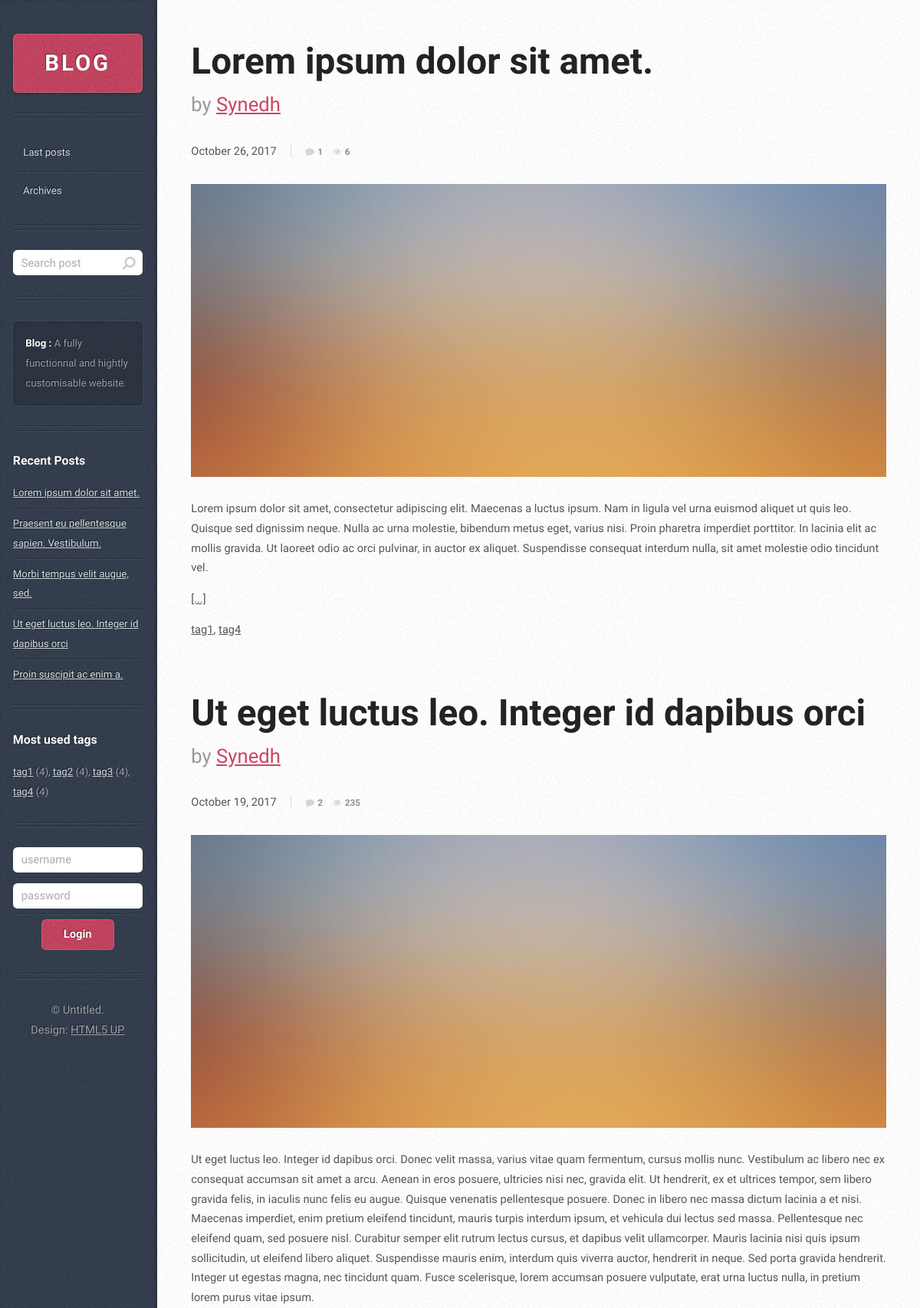
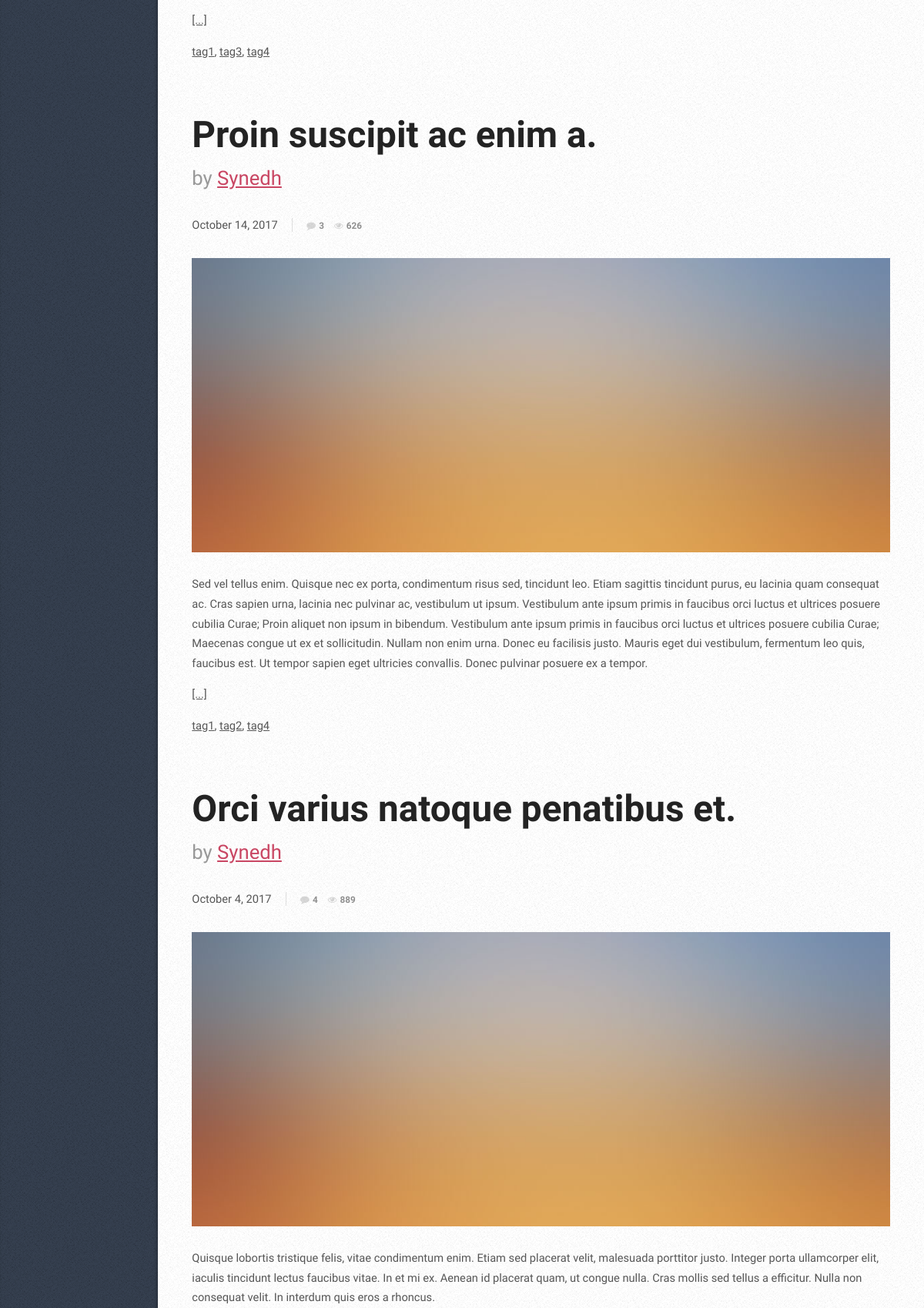
Screenshot of /tag/tag1 (upper part) with the database file from the repository (2 pictures, top to bottom).
### posts/models.py (models this page shows, shortened)
class Option(models.Model):
    name = models.CharField(max_length=256, default="")
    nb_post_page = models.PositiveIntegerField(default=5)
    message = models.CharField(max_length=256, default="")
    recent_posts = models.BooleanField(default=True)
    most_used_tags = models.BooleanField(default=True)
    used = models.BooleanField(default=False)

class Post(models.Model):
    title = models.CharField(max_length=1024)
    content = models.TextField()
    image = models.CharField(max_length=1024)
    author = models.CharField(max_length=1024)
    view = models.PositiveIntegerField(default=0)
    show_post = models.BooleanField(default=True)
    allow_comments = models.BooleanField(default=True)
    pub_date = models.DateTimeField('date published')
    tag = models.ManyToManyField(Tag)
    def content_in_index(self):
        return self.content.split('<p>')[1]
    class Meta:
        ordering = ('pub_date',)

class Tag(models.Model):
    tag = models.CharField(max_length=1024)
    def __str__(self):
        return self.tag

### posts/views.py (the view)
# urls.py: url(r'^tag/(?P<tags>.+)$', views.posts_by_tag, name='posts_by_tag'),
def posts_by_tag(request, tags):
    tags = tags.split('/')
    posts = Post.objects.filter(pub_date__lte=timezone.now()).filter(tag__tag__in=tags).order_by('-pub_date')
    return render(request, 'index.html', {'posts': posts})

### posts/context_processors.py (called while the page is built)
def posts_processor(request):
    return {'recent_posts': Post.objects.filter(pub_date__lte=timezone.now()).order_by('-pub_date')[:5]}

def tags_processor(request):
    return {'most_used_tags': sorted(Tag.objects.all(), key=lambda x: x.post_set.count())[:5]}

def options_processor(request):
    try:
        return {'options': Option.objects.filter(used=True)[0]}
    except IndexError:
        return {'options': {'message': '', 'recent_posts': True, 'most_used_tags': True}}

### posts/templates/index.html (shortened to what this page needs)
{% extends 'core/overall.html' %}
{% block content %}
    {% if posts %}
        {% for post in posts %}
        {% include "core/post.html" %}
        {% endfor %}
    {% else %}
    <article class="box post post-excerpt">
        <header>
            <h2>No post corresponding to the given search.</h2>
        </header>
    </article>
    {% endif %}
{% endblock %}

### posts/templates/core/overall.html (shortened to what this page needs)
<!DOCTYPE html>
<html>
    <head>
    <link rel="stylesheet" href="{% static 'css/main.css' %}" />
    </head>
<body>
    <div id="sidebar">
        <h1 id="logo"><a href="{% url 'index' %}">BLOG</a></h1>
        <nav id="nav">
            <ul>
                {% if request.path == '/' or request.path == '/1/' %}
                <li class="current"><a href="{% url 'index' %}">Last posts</a></li>
                {% else %}
                <li><a href="{% url 'index' %}">Last posts</a></li>
                {% endif %}
                <li><a href="#">Archives</a></li>
        </nav>
        <section class="box search">
            <form action="{% url 'search' %}" method="post" id="search">
                <input type="text" name="search" placeholder="Search post" id="search_input" value="{{ search }}">
            </form>
        </section>
        <section class="box text-style1">
            <div class="inner">
                <p>
                    {{ options.message|safe }}
                </p>
            </div>
        </section>
        {% if options.recent_posts %}
        <section class="box recent-posts">
            <header>
                <h2>Recent Posts</h2>
            </header>
            <ul>
                {% for recent_post in recent_posts %}
                <li><a href="{% url 'post' recent_post.id %}">{{ recent_post.title }}</a></li>
                {% endfor %}
            </ul>
        </section>
        {% endif %}
        {% if options.most_used_tags %}
        <section class="box recent-posts">
            <header>
                <h2>Most used tags</h2>
            </header>
            {% for used_tag in most_used_tags %}
            <a href="{% url 'posts_by_tag' used_tag %}">{{ used_tag }}</a>
            {% if used_tag != most_used_tags|last %}
                ({{ used_tag.post_set.count }}),
            {% else %}
                ({{ used_tag.post_set.count }})
            {% endif %}
            {% endfor %}
        </section>
        {% endif %}
        <section class="box recent-posts">
            {% if user.is_authenticated %}
            <form action="{% url 'logout' %}" method="post" id="logout">
                {% csrf_token %}
                <ul><center>
                    <li><span>Connected as {{ user.username }}</span></li>
                    <li><input type="submit" name="logout" value="Logout"></li>
                </center></ul>
            </form>
            {% else %}
            <form action="{% url 'login' %}" method="post" id="login">
                <ul>
                    <li><input type="text" name="username" placeholder="username"></li>
                    <li><input type="password" name="password" placeholder="password"></li>
                    <li><center><input type="submit" name="login" value="Login"></center></li>
                </ul>
            </form>
            {% endif %}
        </section>
        <ul id="copyright">
            <li>&copy; Untitled.</li><li>Design: <a href="http://html5up.net">HTML5 UP</a></li>
        </ul>
    </div>
    <div id="content">
        <div class="inner">
        	{% block content %}
        	{% endblock %}
        </div>
    </div>
</body>
</html>

### posts/templates/core/post.html
<article class="box post post-excerpt">
    <header>
        <h2><a href="{% url 'post' post.id %}">{{ post.title }}</a></h2>
        <p>by <a href="{% url 'posts_by_author' post.author %}">{{ post.author }}</a></p>
    </header>
    <div class="info">
        <span class="date"><span class="month">{{ post.pub_date|date:"M" }}<span>{{ post.pub_date|date:"F"|slice:"3:" }}</span></span> <span class="day">{{ post.pub_date|date:"j" }}</span><span class="year">, {{ post.pub_date|date:"Y" }}</span></span>
        <ul class="stats">
            <li><a href="{% url 'post_commentaries' post.id %}" class="icon fa-comment">{{ post.commentary_set.count }}</a></li>
            <li><a class="icon fa-eye">{{ post.view }}</a></li>
        </ul>
    </div>
    <a href="{% url 'post' post.id %}" class="image featured"><img src="{% static 'images/pic01.jpg' %}" alt="" /></a>
    {% if 'post' not in request.path %}
    <p>{{ post.content_in_index|safe }}</p>
    <p><a class="cutlink" href="{% url 'post' post.id %}">[...]</a></p>
    {% else %}
    {{ post.content|safe }}
    {% endif %}
    <p>
        {% for tag in post.tag.all %}
        {% if tag != post.tag.all.last %}
        <a class="cutlink" href="{% url 'posts_by_tag' tag %}">{{ tag }}</a>,
        {% else %}
        <a class="cutlink" href="{% url 'posts_by_tag' tag %}">{{ tag }}</a>
        {% endif %}
        {% endfor %}
    </p>
</article>

### rows the page displays
Option: message "Blog : A fully functionnal and hightly customisable website."
Post: title "Lorem ipsum dolor sit amet.", author "Synedh", pub_date "Oct", pub_date "ober", pub_date "26", pub_date "2017", commentary_set.count "1", view "6", content_in_index "Lorem ipsum dolor sit amet, consectetur adipiscing elit. Maecenas a luctus ipsum. Nam in ligula vel urna euismod aliquet ut quis leo. Quisque sed dignissim neque. Nulla ac urna molestie, bibendum metus eget, varius nisi. Proin pharetra imperdiet porttitor. In lacinia elit ac mollis gravida. Ut laoreet odio ac orci pulvinar, in auctor ex aliquet. Suspendisse consequat interdum nulla, sit amet molestie odio tincidunt vel."
Post: title "Praesent eu pellentesque sapien. Vestibulum."
Post: title "Morbi tempus velit augue, sed."
Post: title "Ut eget luctus leo. Integer id dapibus orci", author "Synedh", pub_date "Oct", pub_date "ober", pub_date "19", pub_date "2017", commentary_set.count "2", view "235", content_in_index "Ut eget luctus leo. Integer id dapibus orci. Donec velit massa, varius vitae quam fermentum, cursus mollis nunc. Vestibulum ac libero nec ex consequat accumsan sit amet a arcu. Aenean in eros posuere, ultricies nisi nec, gravida elit. Ut hendrerit, ex et ultrices tempor, sem libero gravida felis, in iaculis nunc felis eu augue. Quisque venenatis pellentesque posuere. Donec in libero nec massa dictum lacinia a et nisi. Maecenas imperdiet, enim pretium eleifend tincidunt, mauris turpis interdum ipsum, et vehicula dui lectus sed massa. Pellentesque nec eleifend quam, sed posuere nisl. Curabitur semper elit rutrum lectus cursus, et dapibus velit ullamcorper. Mauris lacinia nisi quis ipsum…"
Post: title "Proin suscipit ac enim a.", author "Synedh", pub_date "Oct", pub_date "ober", pub_date "14", pub_date "2017", commentary_set.count "3", view "626", content_in_index "Sed vel tellus enim. Quisque nec ex porta, condimentum risus sed, tincidunt leo. Etiam sagittis tincidunt purus, eu lacinia quam consequat ac. Cras sapien urna, lacinia nec pulvinar ac, vestibulum ut ipsum. Vestibulum ante ipsum primis in faucibus orci luctus et ultrices posuere cubilia Curae; Proin aliquet non ipsum in bibendum. Vestibulum ante ipsum primis in faucibus orci luctus et ultrices posuere cubilia Curae; Maecenas congue ut ex et sollicitudin. Nullam non enim urna. Donec eu facilisis justo. Mauris eget dui vestibulum, fermentum leo quis, faucibus est. Ut tempor sapien eget ultricies convallis. Donec pulvinar posuere ex a tempor."
Tag: tag "tag1", post_set.count "4"
Tag: tag "tag2", post_set.count "4"
Tag: tag "tag3", post_set.count "4"
Tag: tag "tag4", post_set.count "4"
Post: title "Orci varius natoque penatibus et.", author "Synedh", pub_date "Oct", pub_date "ober", pub_date "4", pub_date "2017", commentary_set.count "4", view "889", content_in_index "Quisque lobortis tristique felis, vitae condimentum enim. Etiam sed placerat velit, malesuada porttitor justo. Integer porta ullamcorper elit, iaculis tincidunt lectus faucibus vitae. In et mi ex. Aenean id placerat quam, ut congue nulla. Cras mollis sed tellus a efficitur. Nulla non consequat velit. In interdum quis eros a rhoncus."
